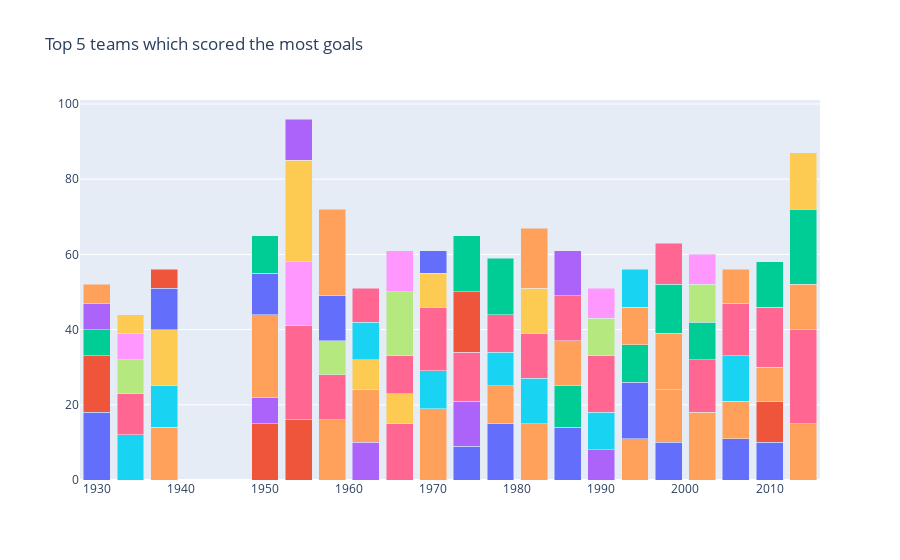

The notebook cell saved with this chart:
### Markdown cell above
## Which teams scored the most goals per cup ?

### Code cell
home_team_goal = world_cups_matches.groupby(['Year', 'Home Team Name'])['Home Team Goals'].sum()
away_team_goal = world_cups_matches.groupby(['Year', 'Away Team Name'])['Away Team Goals'].sum()
team_goal = pd.concat([home_team_goal, away_team_goal], axis=1)
team_goal = team_goal.fillna(0)
team_goal['goals'] = team_goal['Home Team Goals'] + team_goal['Away Team Goals']
team_goal = team_goal.drop(['Home Team Goals', 'Away Team Goals'], axis=1)
team_goal = pd.DataFrame.from_dict(team_goal.to_dict()).reset_index().rename(index=str, columns={'level_0':'Year', 'level_1':'Team'})

team_goal = team_goal.sort_values(by=['Year', 'goals'], ascending=[True, False])
team_goal_top_5 = team_goal.groupby('Year').head(5)

x, y = team_goal['Year'].values, team_goal['goals'].values

data = []

for team in team_goal_top_5['Team'].drop_duplicates().values :
    year = team_goal_top_5[team_goal_top_5['Team'] == team]['Year']
    goals = team_goal_top_5[team_goal_top_5['Team'] == team]['goals']
    data.append(
        go.Bar(
            x=year,
            y=goals,
            name = team,
        )
    )

layout = go.Layout(
    barmode = "stack", 
    title = "Top 5 teams which scored the most goals",
    showlegend = False
)

fig = go.Figure(data=data, layout=layout)
py.iplot(fig, filename='pyplot-fifa')

### Figure 1 — Plotly figure (JSON) as saved in the notebook; plotly's stock layout.template omitted (floating-point values rounded to 4 significant figures)
{"data": [{"name": "Argentina", "type": "bar", "x": [1930, 1974, 1978, 1986, 1998, 2006, 2010], "y": [18, 9, 15, 14, 10, 11, 10]}, {"name": "Uruguay", "type": "bar", "x": [1930, 1950, 1954, 2010], "y": [15, 15, 16, 11]}, {"name": "USA", "type": "bar", "x": [1930], "y": [7]}, {"name": "Yugoslavia", "type": "bar", "x": [1930, 1950, 1962, 1974, 1990], "y": [7, 7, 10, 12, 8]}, {"name": "Brazil", "type": "bar", "x": [1930, 1938, 1950, 1958, 1962, 1970, 1978, 1982, 1994, 1998, 2002, 2006, 2010, 2014], "y": [5, 14, 22, 16, 14, 19, 10, 15, 11, 14, 18, 10, 9, 15]}, {"name": "Italy", "type": "bar", "x": [1934, 1938, 1970, 1978, 1982, 1990, 2006], "y": [12, 11, 10, 9, 12, 10, 12]}, {"name": "Germany", "type": "bar", "x": [1934, 1954, 1958, 1966, 1970, 1974, 1978, 1982, 1990, 2002, 2006, 2010, 2014], "y": [11, 25, 12, 15, 17, 13, 10, 12, 15, 14, 14, 16, 25]}, {"name": "Czechoslovakia", "type": "bar", "x": [1934, 1958, 1990], "y": [9, 9, 10]}, {"name": "Austria", "type": "bar", "x": [1934, 1954], "y": [7, 17]}, {"name": "Hungary", "type": "bar", "x": [1934, 1938, 1954, 1962, 1966, 1982], "y": [5, 15, 27, 8, 8, 12]}, {"name": "Sweden", "type": "bar", "x": [1938, 1950, 1958, 1994], "y": [11, 11, 12, 15]}, {"name": "Cuba", "type": "bar", "x": [1938], "y": [5]}, {"name": "Spain", "type": "bar", "x": [1950, 1986, 1994, 2002], "y": [10, 11, 10, 10]}, {"name": "Switzerland", "type": "bar", "x": [1954], "y": [11]}, {"name": "France", "type": "bar", "x": [1958, 1982, 1986, 1998, 2006, 2014], "y": [23, 16, 12, 15, 9, 12]}, {"name": "Chile", "type": "bar", "x": [1962], "y": [10]}, {"name": "Soviet Union", "type": "bar", "x": [1962, 1966, 1986], "y": [9, 10, 12]}, {"name": "Portugal", "type": "bar", "x": [1966], "y": [17]}, {"name": "England", "type": "bar", "x": [1966, 1990], "y": [11, 8]}, {"name": "Peru", "type": "bar", "x": [1970], "y": [9]}, {"name": "Mexico", "type": "bar", "x": [1970], "y": [6]}, {"name": "Poland", "type": "bar", "x": [1974], "y": [16]}, {"name": "Netherlands", "type": "bar", "x": [1974, 1978, 1998, 2010, 2014], "y": [15, 15, 13, 12, 20]}, {"name": "Belgium", "type": "bar", "x": [1986], "y": [12]}, {"name": "Bulgaria", "type": "bar", "x": [1994], "y": [10]}, {"name": "Romania", "type": "bar", "x": [1994], "y": [10]}, {"name": "Croatia", "type": "bar", "x": [1998], "y": [11]}, {"name": "Turkey", "type": "bar", "x": [2002], "y": [10]}, {"name": "Korea Republic", "type": "bar", "x": [2002], "y": [8]}, {"name": "Colombia", "type": "bar", "x": [2014], "y": [15]}], "layout": {"barmode": "stack", "showlegend": false, "title": {"text": "Top 5 teams which scored the most goals"}}}
